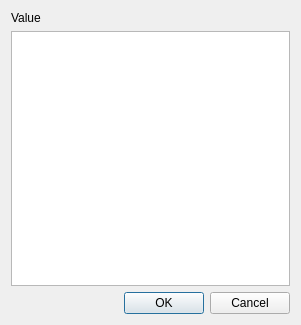
<?xml version="1.0" encoding="UTF-8"?>
<ui version="4.0">
 <class>MaskInputDialog</class>
 <widget class="QDialog" name="MaskInputDialog">
  <property name="geometry">
   <rect>
    <x>0</x>
    <y>0</y>
    <width>301</width>
    <height>325</height>
   </rect>
  </property>
  <property name="windowTitle">
   <string>Update</string>
  </property>
  <layout class="QVBoxLayout" name="verticalLayout">
   <item>
    <widget class="QLabel" name="label">
     <property name="text">
      <string>Value</string>
     </property>
    </widget>
   </item>
   <item>
    <widget class="QListWidget" name="listWidget">
     <property name="alternatingRowColors">
      <bool>true</bool>
     </property>
     <property name="selectionMode">
      <enum>QAbstractItemView::NoSelection</enum>
     </property>
     <property name="textElideMode">
      <enum>Qt::ElideMiddle</enum>
     </property>
     <property name="uniformItemSizes">
      <bool>true</bool>
     </property>
    </widget>
   </item>
   <item>
    <widget class="QDialogButtonBox" name="buttonBox">
     <property name="orientation">
      <enum>Qt::Horizontal</enum>
     </property>
     <property name="standardButtons">
      <set>QDialogButtonBox::Cancel|QDialogButtonBox::Ok</set>
     </property>
    </widget>
   </item>
  </layout>
 </widget>
 <resources/>
 <connections>
  <connection>
   <sender>buttonBox</sender>
   <signal>accepted()</signal>
   <receiver>MaskInputDialog</receiver>
   <slot>accept()</slot>
   <hints>
    <hint type="sourcelabel">
     <x>248</x>
     <y>254</y>
    </hint>
    <hint type="destinationlabel">
     <x>157</x>
     <y>274</y>
    </hint>
   </hints>
  </connection>
  <connection>
   <sender>buttonBox</sender>
   <signal>rejected()</signal>
   <receiver>MaskInputDialog</receiver>
   <slot>reject()</slot>
   <hints>
    <hint type="sourcelabel">
     <x>316</x>
     <y>260</y>
    </hint>
    <hint type="destinationlabel">
     <x>286</x>
     <y>274</y>
    </hint>
   </hints>
  </connection>
 </connections>
</ui>
